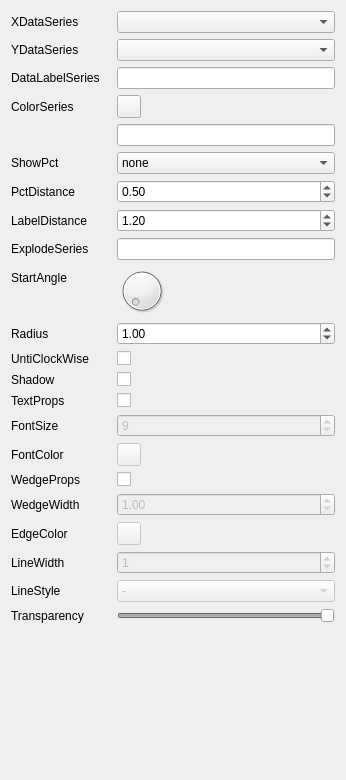
<?xml version="1.0" encoding="UTF-8"?>
<ui version="4.0">
 <class>Form</class>
 <widget class="QWidget" name="Form">
  <property name="geometry">
   <rect>
    <x>0</x>
    <y>0</y>
    <width>346</width>
    <height>780</height>
   </rect>
  </property>
  <property name="windowTitle">
   <string>Form</string>
  </property>
  <layout class="QVBoxLayout" name="verticalLayout">
   <item>
    <layout class="QFormLayout" name="formLayout">
     <item row="0" column="0">
      <widget class="QLabel" name="label_16">
       <property name="text">
        <string>XDataSeries</string>
       </property>
      </widget>
     </item>
     <item row="0" column="1">
      <widget class="QComboBox" name="x_series_combo"/>
     </item>
     <item row="1" column="0">
      <widget class="QLabel" name="y_series_label">
       <property name="minimumSize">
        <size>
         <width>100</width>
         <height>0</height>
        </size>
       </property>
       <property name="text">
        <string>YDataSeries</string>
       </property>
      </widget>
     </item>
     <item row="1" column="1">
      <widget class="QComboBox" name="y_series_combo">
       <property name="maximumSize">
        <size>
         <width>16777215</width>
         <height>16777215</height>
        </size>
       </property>
      </widget>
     </item>
     <item row="2" column="0">
      <widget class="QLabel" name="label">
       <property name="text">
        <string>DataLabelSeries</string>
       </property>
      </widget>
     </item>
     <item row="2" column="1">
      <widget class="QLineEdit" name="data_label_line">
       <property name="maximumSize">
        <size>
         <width>16777215</width>
         <height>16777215</height>
        </size>
       </property>
      </widget>
     </item>
     <item row="3" column="0">
      <widget class="QLabel" name="label_14">
       <property name="text">
        <string>ColorSeries</string>
       </property>
      </widget>
     </item>
     <item row="3" column="1">
      <widget class="QToolButton" name="color_series_btn">
       <property name="text">
        <string/>
       </property>
      </widget>
     </item>
     <item row="4" column="1">
      <widget class="QLineEdit" name="color_series_line"/>
     </item>
     <item row="22" column="1">
      <spacer name="verticalSpacer">
       <property name="orientation">
        <enum>Qt::Orientation::Vertical</enum>
       </property>
       <property name="sizeHint" stdset="0">
        <size>
         <width>20</width>
         <height>40</height>
        </size>
       </property>
      </spacer>
     </item>
     <item row="5" column="1">
      <widget class="QComboBox" name="pct_combo">
       <item>
        <property name="text">
         <string>none</string>
        </property>
       </item>
       <item>
        <property name="text">
         <string>0</string>
        </property>
       </item>
       <item>
        <property name="text">
         <string>1</string>
        </property>
       </item>
       <item>
        <property name="text">
         <string>2</string>
        </property>
       </item>
       <item>
        <property name="text">
         <string>3</string>
        </property>
       </item>
       <item>
        <property name="text">
         <string>4</string>
        </property>
       </item>
      </widget>
     </item>
     <item row="5" column="0">
      <widget class="QLabel" name="label_7">
       <property name="text">
        <string>ShowPct</string>
       </property>
      </widget>
     </item>
     <item row="6" column="1">
      <widget class="QDoubleSpinBox" name="pct_distance_spin">
       <property name="maximum">
        <double>10.000000000000000</double>
       </property>
       <property name="singleStep">
        <double>0.010000000000000</double>
       </property>
       <property name="value">
        <double>0.500000000000000</double>
       </property>
      </widget>
     </item>
     <item row="6" column="0">
      <widget class="QLabel" name="label_2">
       <property name="text">
        <string>PctDistance</string>
       </property>
      </widget>
     </item>
     <item row="7" column="1">
      <widget class="QDoubleSpinBox" name="label_distance_spin">
       <property name="maximum">
        <double>10.000000000000000</double>
       </property>
       <property name="singleStep">
        <double>0.010000000000000</double>
       </property>
       <property name="value">
        <double>1.200000000000000</double>
       </property>
      </widget>
     </item>
     <item row="7" column="0">
      <widget class="QLabel" name="label_10">
       <property name="text">
        <string>LabelDistance</string>
       </property>
      </widget>
     </item>
     <item row="8" column="1">
      <widget class="QLineEdit" name="explode_series_line"/>
     </item>
     <item row="8" column="0">
      <widget class="QLabel" name="label_3">
       <property name="text">
        <string>ExplodeSeries</string>
       </property>
      </widget>
     </item>
     <item row="9" column="1">
      <widget class="QDial" name="start_angle_dial">
       <property name="minimumSize">
        <size>
         <width>50</width>
         <height>50</height>
        </size>
       </property>
       <property name="maximumSize">
        <size>
         <width>50</width>
         <height>50</height>
        </size>
       </property>
       <property name="maximum">
        <number>360</number>
       </property>
      </widget>
     </item>
     <item row="9" column="0">
      <widget class="QLabel" name="label_6">
       <property name="text">
        <string>StartAngle</string>
       </property>
      </widget>
     </item>
     <item row="10" column="1">
      <widget class="QDoubleSpinBox" name="radius_spin">
       <property name="maximum">
        <double>100.000000000000000</double>
       </property>
       <property name="singleStep">
        <double>0.010000000000000</double>
       </property>
       <property name="value">
        <double>1.000000000000000</double>
       </property>
      </widget>
     </item>
     <item row="10" column="0">
      <widget class="QLabel" name="label_12">
       <property name="text">
        <string>Radius</string>
       </property>
      </widget>
     </item>
     <item row="11" column="1">
      <widget class="QCheckBox" name="unticlockwise_check">
       <property name="text">
        <string/>
       </property>
      </widget>
     </item>
     <item row="11" column="0">
      <widget class="QLabel" name="label_15">
       <property name="text">
        <string>UntiClockWise</string>
       </property>
      </widget>
     </item>
     <item row="12" column="1">
      <widget class="QCheckBox" name="shadow_check">
       <property name="text">
        <string/>
       </property>
      </widget>
     </item>
     <item row="12" column="0">
      <widget class="QLabel" name="label_4">
       <property name="text">
        <string>Shadow</string>
       </property>
      </widget>
     </item>
     <item row="13" column="1">
      <widget class="QCheckBox" name="text_props_check">
       <property name="text">
        <string/>
       </property>
      </widget>
     </item>
     <item row="13" column="0">
      <widget class="QLabel" name="label_5">
       <property name="text">
        <string>TextProps</string>
       </property>
      </widget>
     </item>
     <item row="14" column="1">
      <widget class="QSpinBox" name="font_size_spin">
       <property name="enabled">
        <bool>false</bool>
       </property>
       <property name="minimum">
        <number>1</number>
       </property>
       <property name="value">
        <number>9</number>
       </property>
      </widget>
     </item>
     <item row="14" column="0">
      <widget class="QLabel" name="label_8">
       <property name="text">
        <string>FontSize</string>
       </property>
      </widget>
     </item>
     <item row="15" column="1">
      <widget class="QToolButton" name="font_color_btn">
       <property name="enabled">
        <bool>false</bool>
       </property>
       <property name="text">
        <string/>
       </property>
      </widget>
     </item>
     <item row="15" column="0">
      <widget class="QLabel" name="label_11">
       <property name="text">
        <string>FontColor</string>
       </property>
      </widget>
     </item>
     <item row="16" column="1">
      <widget class="QCheckBox" name="wedge_props_check">
       <property name="text">
        <string/>
       </property>
      </widget>
     </item>
     <item row="16" column="0">
      <widget class="QLabel" name="label_13">
       <property name="text">
        <string>WedgeProps</string>
       </property>
      </widget>
     </item>
     <item row="17" column="1">
      <widget class="QDoubleSpinBox" name="wedge_width_spin">
       <property name="enabled">
        <bool>false</bool>
       </property>
       <property name="maximum">
        <double>100.000000000000000</double>
       </property>
       <property name="singleStep">
        <double>0.010000000000000</double>
       </property>
       <property name="value">
        <double>1.000000000000000</double>
       </property>
      </widget>
     </item>
     <item row="17" column="0">
      <widget class="QLabel" name="label_17">
       <property name="text">
        <string>WedgeWidth</string>
       </property>
      </widget>
     </item>
     <item row="18" column="1">
      <widget class="QToolButton" name="edge_color_btn">
       <property name="enabled">
        <bool>false</bool>
       </property>
       <property name="text">
        <string/>
       </property>
      </widget>
     </item>
     <item row="18" column="0">
      <widget class="QLabel" name="label_18">
       <property name="text">
        <string>EdgeColor</string>
       </property>
      </widget>
     </item>
     <item row="19" column="1">
      <widget class="QSpinBox" name="line_width_spin">
       <property name="enabled">
        <bool>false</bool>
       </property>
       <property name="value">
        <number>1</number>
       </property>
      </widget>
     </item>
     <item row="19" column="0">
      <widget class="QLabel" name="label_19">
       <property name="text">
        <string>LineWidth</string>
       </property>
      </widget>
     </item>
     <item row="20" column="1">
      <widget class="QComboBox" name="line_style_combo">
       <property name="enabled">
        <bool>false</bool>
       </property>
       <item>
        <property name="text">
         <string>-</string>
        </property>
       </item>
       <item>
        <property name="text">
         <string>--</string>
        </property>
       </item>
       <item>
        <property name="text">
         <string>-.</string>
        </property>
       </item>
       <item>
        <property name="text">
         <string>:</string>
        </property>
       </item>
      </widget>
     </item>
     <item row="20" column="0">
      <widget class="QLabel" name="label_20">
       <property name="text">
        <string>LineStyle</string>
       </property>
      </widget>
     </item>
     <item row="21" column="1">
      <widget class="QSlider" name="transparent_slider">
       <property name="enabled">
        <bool>false</bool>
       </property>
       <property name="maximum">
        <number>100</number>
       </property>
       <property name="value">
        <number>100</number>
       </property>
       <property name="orientation">
        <enum>Qt::Orientation::Horizontal</enum>
       </property>
      </widget>
     </item>
     <item row="21" column="0">
      <widget class="QLabel" name="label_9">
       <property name="text">
        <string>Transparency</string>
       </property>
      </widget>
     </item>
    </layout>
   </item>
  </layout>
 </widget>
 <resources/>
 <connections/>
</ui>
